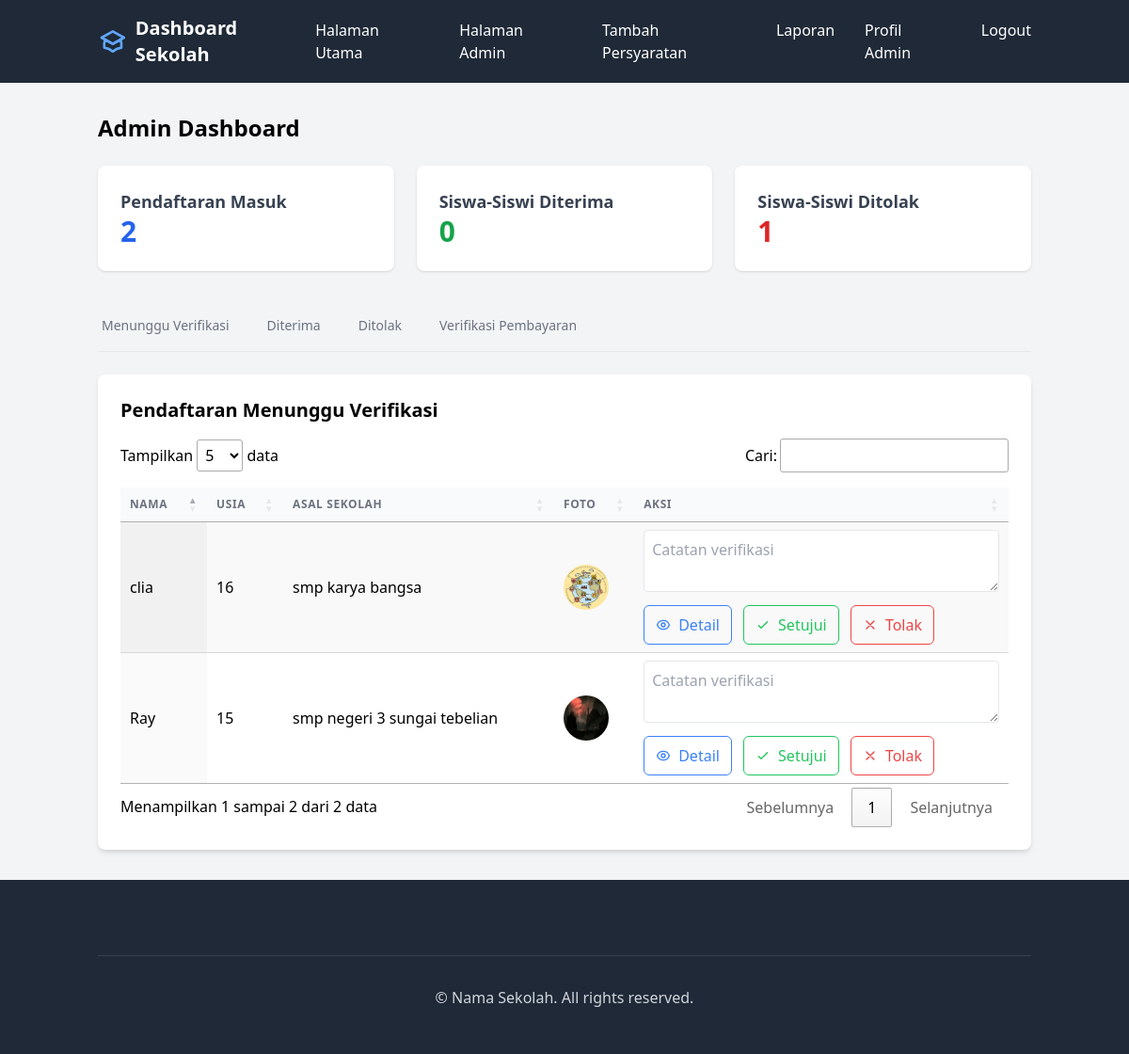
Before: /admin/admin/dashboard (signed in) with the older database file.
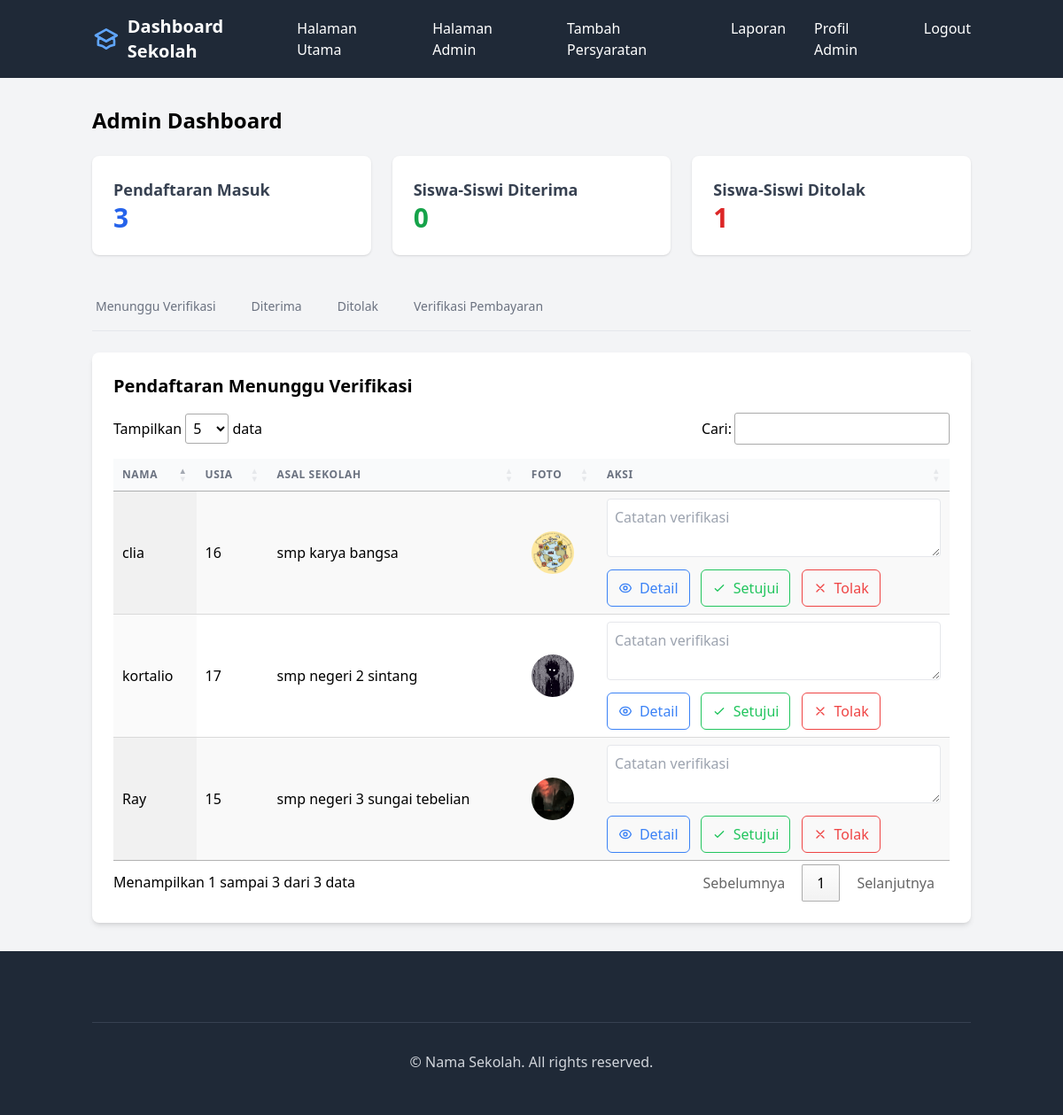
After: the same page with the newer database file.
### app/models.py (models this page shows, shortened)
class Form(db.Model):
    id = db.Column(db.Integer, primary_key=True)
    user_id = db.Column(db.Integer, db.ForeignKey('user.id'), nullable=False)
    student_name = db.Column(db.String(100), nullable=False)
    student_age = db.Column(db.Integer, nullable=False)
    student_email = db.Column(db.String(120), nullable=False)
    school_name = db.Column(db.String(100), nullable=False)
    image_path = db.Column(db.String(255), nullable=False)
    document_path = db.Column(db.String(255), nullable=False)
    status = db.Column(db.String(20), nullable=False, default='pending')
    verified_by = db.Column(db.Integer, db.ForeignKey('user.id'), nullable=True)
    verification_date = db.Column(db.DateTime, nullable=True)
    verification_note = db.Column(db.Text, nullable=True)
    is_verified = db.Column(db.Boolean, default=False)
    timestamp = db.Column(db.DateTime, default=datetime.utcnow)
    payment_status = db.Column(db.String(20), default='pending', nullable=False)
    payment_proof = db.Column(db.String(255), nullable=True)
    payment_uploaded_at = db.Column(db.DateTime, default=datetime.utcnow)
    payment_verified_at = db.Column(db.DateTime, nullable=True)
    payment_verified_by = db.Column(db.Integer, db.ForeignKey('user.id'), nullable=True)
    payment_note = db.Column(db.Text, nullable=True)
    payment_verifier = db.relationship('User',
        foreign_keys=[payment_verified_by],
        backref='verified_payments'
    )

### app/routes/admin.py (the view)
@admin_bp.route('admin/dashboard')
@login_required
@admin_required
def dashboard():
    pending_forms = Form.query.filter_by(status='pending').all()
    approved_forms = Form.query.filter_by(status='approved').order_by(Form.verification_date.desc()).all()
    rejected_forms = Form.query.filter_by(status='rejected').order_by(Form.verification_date.desc()).all()
    pending_payments = Form.query.filter_by(payment_status='pending_verification').all()
    verified_payments = Form.query.filter_by(payment_status='verified').all()
    rejected_payments = Form.query.filter_by(payment_status='rejected').all()
    pending_count = len(pending_forms)
    approved_count = len(approved_forms)
    rejected_count = len(rejected_forms)
    return render_template('parts/admindashboard.html',
                         pending_forms=pending_forms,
                         approved_forms=approved_forms,
                         rejected_forms=rejected_forms,
                         pending_payments=pending_payments,
                         verified_payments=verified_payments,
                         rejected_payments=rejected_payments,
                         pending_count=pending_count,
                         approved_count=approved_count,
                         rejected_count=rejected_count)

### app/routes/admin.py (called while the page is built)
def admin_required(f):
    @wraps(f)
    def decorated_function(*args, **kwargs):
        if not current_user.is_authenticated or current_user.role != UserRole.ADMIN.value:
            flash('Anda tidak memiliki akses ke halaman ini.', 'error')
            return redirect(url_for('index_bp.index'))
        return f(*args, **kwargs)
    return decorated_function

### app/templates/parts/admindashboard.html (shortened to what this page needs)
{% extends "adminbase.html" %}
{% block content %}
<div class="container mx-auto px-4 py-8">
    <h1 class="text-2xl font-bold mb-6">Admin Dashboard</h1>
    <div class="grid grid-cols-1 md:grid-cols-3 gap-6 mb-8">
        <div class="bg-white rounded-lg shadow p-6">
            <h3 class="text-lg font-semibold text-gray-700">Pendaftaran Masuk</h3>
            <p class="text-3xl font-bold text-blue-600">{{ pending_count }}</p>
        </div>
        <div class="bg-white rounded-lg shadow p-6">
            <h3 class="text-lg font-semibold text-gray-700">Siswa-Siswi Diterima</h3>
            <p class="text-3xl font-bold text-green-600">{{ approved_count }}</p>
        </div>
        <div class="bg-white rounded-lg shadow p-6">
            <h3 class="text-lg font-semibold text-gray-700">Siswa-Siswi Ditolak</h3>
            <p class="text-3xl font-bold text-red-600">{{ rejected_count }}</p>
        </div>
    </div>
    <div class="mb-6">
        <div class="border-b border-gray-200">
            <nav class="-mb-px flex space-x-8" aria-label="Tabs">
                <button onclick="showTab('pending')"
                        class="tab-button border-b-2 border-transparent px-1 py-4 text-sm font-medium text-gray-500 hover:border-gray-300 hover:text-gray-700">
                    Menunggu Verifikasi
                </button>
                <button onclick="showTab('approved')"
                        class="tab-button border-b-2 border-transparent px-1 py-4 text-sm font-medium text-gray-500 hover:border-gray-300 hover:text-gray-700">
                    Diterima
                </button>
                <button onclick="showTab('rejected')"
                        class="tab-button border-b-2 border-transparent px-1 py-4 text-sm font-medium text-gray-500 hover:border-gray-300 hover:text-gray-700">
                    Ditolak
                </button>
                <button onclick="showTab('payment')"
                        class="tab-button border-b-2 border-transparent px-1 py-4 text-sm font-medium text-gray-500 hover:border-gray-300 hover:text-gray-700">
                    Verifikasi Pembayaran
                </button>
            </nav>
        </div>
    </div>
    <div id="pending-tab" class="tab-content bg-white shadow-md rounded-lg p-6">
        <h2 class="text-xl font-semibold mb-4">Pendaftaran Menunggu Verifikasi</h2>
        {% if pending_forms %}
        <div class="overflow-x-auto">
            <table id="pendingTable" class="min-w-full table-auto display">
                <thead class="bg-gray-50">
                    <tr>
                        <th class="px-6 py-3 text-left text-xs font-medium text-gray-500 uppercase tracking-wider">Nama</th>
                        <th class="px-6 py-3 text-left text-xs font-medium text-gray-500 uppercase tracking-wider">Usia</th>
                        <th class="px-6 py-3 text-left text-xs font-medium text-gray-500 uppercase tracking-wider">Asal Sekolah</th>
                        <th class="px-6 py-3 text-left text-xs font-medium text-gray-500 uppercase tracking-wider">Foto</th>
                        <th class="px-6 py-3 text-left text-xs font-medium text-gray-500 uppercase tracking-wider">Aksi</th>
                    </tr>
                </thead>
                <tbody class="bg-white divide-y divide-gray-200">
                    {% for form in pending_forms %}
                    <tr>
                        <td class="px-6 py-4">{{ form.student_name }}</td>
                        <td class="px-6 py-4">{{ form.student_age }}</td>
                        <td class="px-6 py-4">{{ form.school_name }}</td>
                        <td class="px-6 py-4">
                            <img src="{{ url_for('static', filename='uploads/student_images/' + form.image_path) }}"
                                 alt="Student photo"
                                 class="h-12 w-12 rounded-full object-cover">
                        </td>
                        <td class="px-6 py-4">
                            <form action="{{ url_for('admin_bp.verify_form', form_id=form.id) }}" method="POST" class="space-y-2">
                                <textarea name="note" class="w-full p-2 border rounded" placeholder="Catatan verifikasi"></textarea>
                               <div class="space-x-2">
                                    <a href="{{ url_for('admin_bp.student_detail', form_id=form.id) }}"
                                class="inline-flex items-center px-3 py-2 border border-blue-500 text-blue-500 rounded-md hover:bg-blue-500 hover:text-white transition-colors">
                                    Detail
                                </a>
                                <button type="submit" name="action" value="approve"
                                        class="inline-flex items-center px-3 py-2 border border-green-500 text-green-500 rounded-md hover:bg-green-500 hover:text-white transition-colors">
                                    <svg class="w-4 h-4 mr-2" fill="none" stroke="currentColor" viewBox="0 0 24 24">
                                        <path stroke-linecap="round" stroke-linejoin="round" stroke-width="2" d="M5 13l4 4L19 7"/>
                                    </svg>
                                    Setujui
                                </button>
                                <button type="submit" name="action" value="reject"
                                        class="inline-flex items-center px-3 py-2 border border-red-500 text-red-500 rounded-md hover:bg-red-500 hover:text-white transition-colors">
                                    <svg class="w-4 h-4 mr-2" fill="none" stroke="currentColor" viewBox="0 0 24 24">
                                        <path stroke-linecap="round" stroke-linejoin="round" stroke-width="2" d="M6 18L18 6M6 6l12 12"/>
                                    </svg>
                                    Tolak
                                </button>
                                                                </div>
                            </form>
                        </td>
                    </tr>
                    {% endfor %}
                </tbody>
            </table>
        </div>
        {% else %}
        <p class="text-gray-500 text-center">Tidak ada pendaftaran yang menunggu verifikasi.</p>
        {% endif %}
    </div>
</div>
{% endblock %}

### app/templates/adminbase.html (shortened to what this page needs)
<!DOCTYPE html>
<html lang="en">
<head>
    <script src="https://cdn.tailwindcss.com"></script>
    <link rel="stylesheet" type="text/css" href="https://cdn.datatables.net/1.11.5/css/jquery.dataTables.css">
    <link rel="stylesheet" type="text/css" href="https://cdn.datatables.net/responsive/2.2.9/css/responsive.dataTables.min.css">
</head>
<body class="bg-gray-100">
    <nav class="bg-gray-800 text-white">
        <div class="container mx-auto px-4">
            <div class="flex justify-between items-center py-4">
                <div class="flex items-center space-x-2">
                    <a class="text-xl font-bold">Dashboard Sekolah</a>
                </div>
                <div class="hidden md:flex space-x-8">
                    <a href="{{ url_for('index_bp.index') }}" class="hover:text-blue-400 transition-colors">Halaman Utama</a>
                    <a href="{{ url_for('admin_bp.dashboard') }}" class="hover:text-blue-400 transition-colors">Halaman Admin</a>
                    <a href="#" class="hover:text-blue-400 transition-colors">Tambah Persyaratan</a>
                    <a href="{{ url_for('admin_bp.laporan') }}" class="hover:text-blue-400 transition-colors">Laporan</a>
                    {% if current_user.is_authenticated %}
                        <a href="{{ url_for('admin_bp.profile') }}" class="hover:text-blue-400 transition-colors">Profil Admin</a>
                        <a href="{{ url_for('auth_bp.login') }}" class="hover:text-blue-400 transition-colors">Logout</a>
                    {% else %}
                        <a href="{{ url_for('auth_bp.login') }}" class="hover:text-blue-400 transition-colors">Login</a>
                    {% endif %}
                </div>
            </div>
        </div>
    </nav>
    {% block content %}{% endblock %}
    <footer class="bg-gray-800 text-gray-300">
        <div class="container mx-auto px-4 py-12">
            <div class="border-t border-gray-700 mt-8 pt-8 text-center">
                <p>&copy; Nama Sekolah. All rights reserved.</p>
            </div>
        </div>
    </footer>
</body>
</html>

### app/templates/adminbase.html (style rules this page uses)
table.dataTable thead th { @apply px-6 py-3 text-left text-xs font-medium text-gray-500 uppercase tracking-wider bg-gray-50; }
table.dataTable tbody td { @apply px-6 py-4 whitespace-nowrap; }

Changed rows visible on the page:
added Form: student_name "kortalio", student_age "17", school_name "smp negeri 2 sintang", image_path (picture)
Other visible differences:
{{ pending_count }}: "2" → "3"
text written by a page script: "Tampilkan data Cari: Menampilkan 1 sampai 2 dari 2 data Sebelumnya 1 Selanjutnya" → "Tampilkan data Cari: Menampilkan 1 sampai 3 dari 3 data Sebelumnya 1 Selanjutnya"
